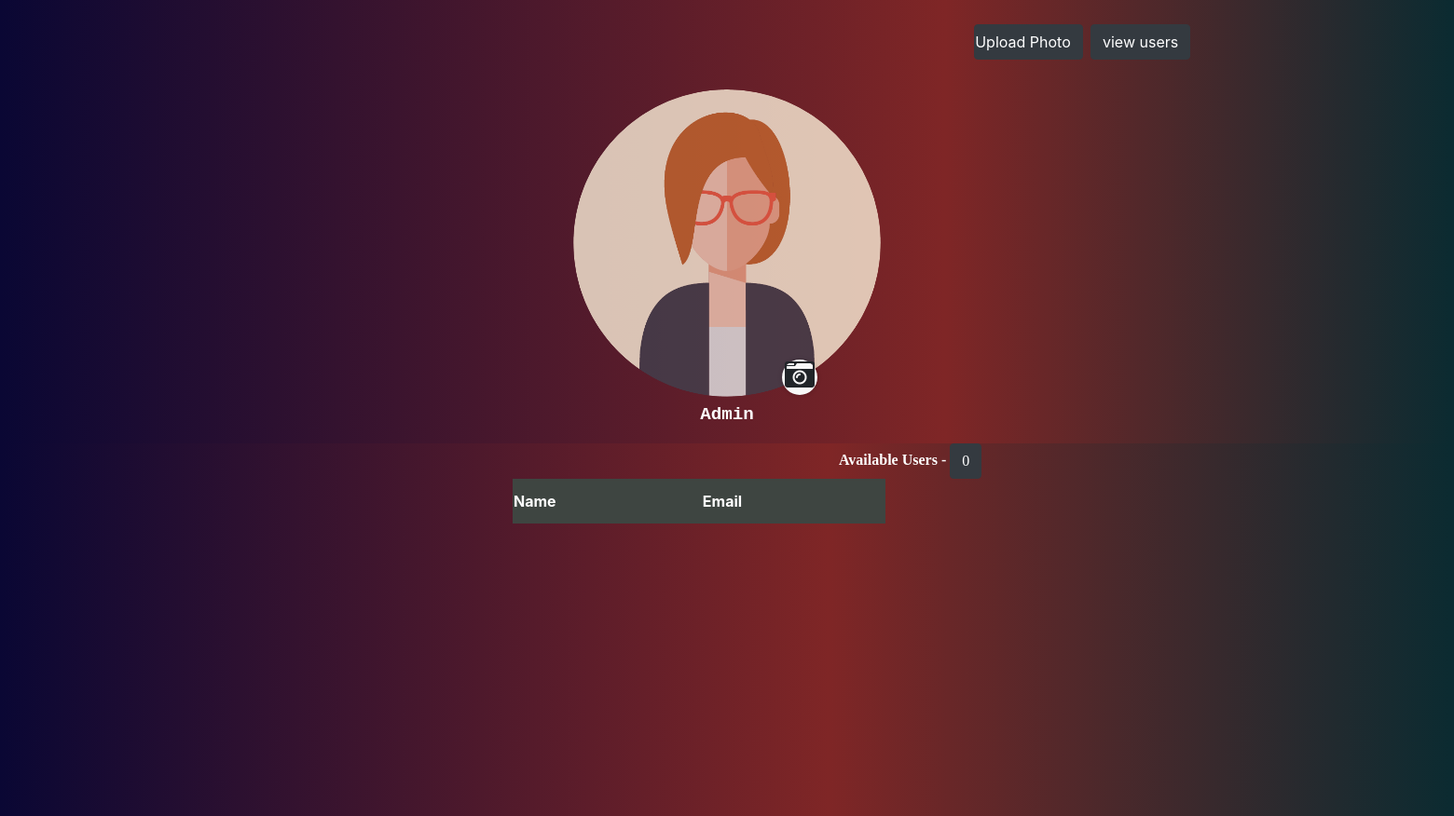
Before: /data/admin/adminDashboard.php with the older database file.
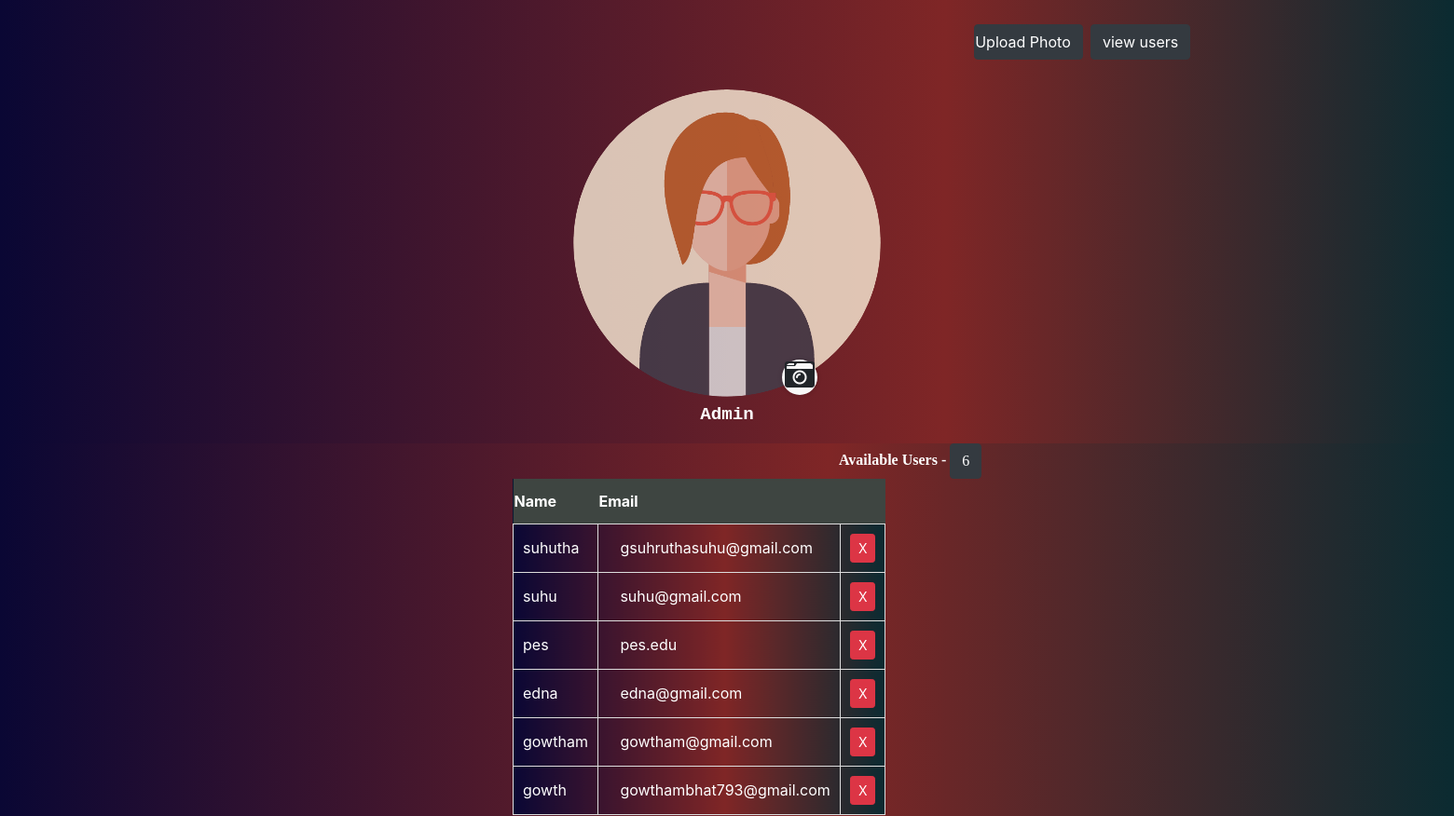
After: the same page with the newer database file.
### tables this page shows
CREATE TABLE `users` (
  `id` int(11) NOT NULL,
  `username` varchar(100) NOT NULL,
  `password` varchar(100) NOT NULL,
  `email` varchar(100) NOT NULL
);

### data/admin/adminDashboard.php (the view, shortened to what this page needs)
<!DOCTYPE html>
<html lang="en">
<head>
    <link rel="stylesheet" href="../../styles/AdminDashBoard.css">
    <link rel="stylesheet" href="../../styles/unminify_bootstrap.css">
    <link rel="stylesheet" href="https://cdnjs.cloudflare.com/ajax/libs/font-awesome/5.15.2/css/all.min.css" />
</head>
<body>
    <nav>
        <div class="nav-container-upload">
            <a href="photoupload.php"><button class="nav btn btn-dark testing">Upload Photo</button></a>
        </div>
        <div class="nav-container-2-user">
            <button id="user-list-view" class=" btn btn-dark">view users</button>
        </div>
    </nav>
    <center>
        <div id="image-container">
            <figure>
                <img id="admin" src="../../images/admin.png" alt="admin img" width="330" height="330">
                <i class="fas fa-camera-retro fa-2x" id="cam-icon" title="upload new image"></i>
                <figcaption>Admin</figcaption>
            </figure>
        </div>
    </center>
    <div class="list-container" id="list-container">
        <div class="user-list">
            <table class='table-data'>
                <?php
                include '../../database/DBconnection.php';
                $search_query = "SELECT * FROM users";
                $res = mysqli_query($con,  $search_query);
                echo "<div class='user-count'>Available Users - <button class='btn btn-dark'> " . mysqli_num_rows($res) . " </button></div>";
                echo "
							<div style='clear:both;'></div>
							<thead>
					<tr>
						<th>Name</th>
						<th>Email</th>
                        <th></th>
					</tr>
				</thead>";
                while ($row = mysqli_fetch_array($res)) {
                    echo "<tr>";
                    echo "<td>" . $row['username'] . "</td>";
                    echo "<td> &nbsp&nbsp&nbsp" . $row['email'] . "</td>";
                    echo "<td> <button class='btn btn-danger btn-sm' onclick=caller(" . $row['id'] . ")>X</button></td>";
                    echo "</tr>";
                }
                ?>
            </table>
        </div>
    </div>
</body>
</html>

Changed rows visible on the page:
added users: username "suhutha", email "gsuhruthasuhu@gmail.com"
added users: username "suhu", email "suhu@gmail.com"
added users: username "pes", email "pes.edu"
added users: username "edna", email "edna@gmail.com"
added users: username "gowtham", email "gowtham@gmail.com"
added users: username "gowth", email "gowthambhat793@gmail.com"
Other visible differences:
mysqli_num_rows($res): "0" → "6"
